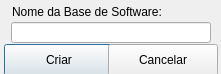
<?xml version="1.0" encoding="UTF-8"?>
<ui version="4.0">
 <class>BSWDialog</class>
 <widget class="QDialog" name="BSWDialog">
  <property name="geometry">
   <rect>
    <x>0</x>
    <y>0</y>
    <width>221</width>
    <height>74</height>
   </rect>
  </property>
  <property name="windowTitle">
   <string>Dialog</string>
  </property>
  <widget class="QLineEdit" name="lnBswName">
   <property name="geometry">
    <rect>
     <x>11</x>
     <y>22</y>
     <width>200</width>
     <height>21</height>
    </rect>
   </property>
  </widget>
  <widget class="QPushButton" name="btnCreate">
   <property name="geometry">
    <rect>
     <x>4</x>
     <y>44</y>
     <width>110</width>
     <height>32</height>
    </rect>
   </property>
   <property name="text">
    <string>Criar</string>
   </property>
  </widget>
  <widget class="QPushButton" name="btnCancel">
   <property name="geometry">
    <rect>
     <x>108</x>
     <y>44</y>
     <width>110</width>
     <height>32</height>
    </rect>
   </property>
   <property name="text">
    <string>Cancelar</string>
   </property>
  </widget>
  <widget class="QLabel" name="label">
   <property name="geometry">
    <rect>
     <x>12</x>
     <y>4</y>
     <width>181</width>
     <height>16</height>
    </rect>
   </property>
   <property name="text">
    <string>Nome da Base de Software:</string>
   </property>
  </widget>
 </widget>
 <resources/>
 <connections/>
</ui>
